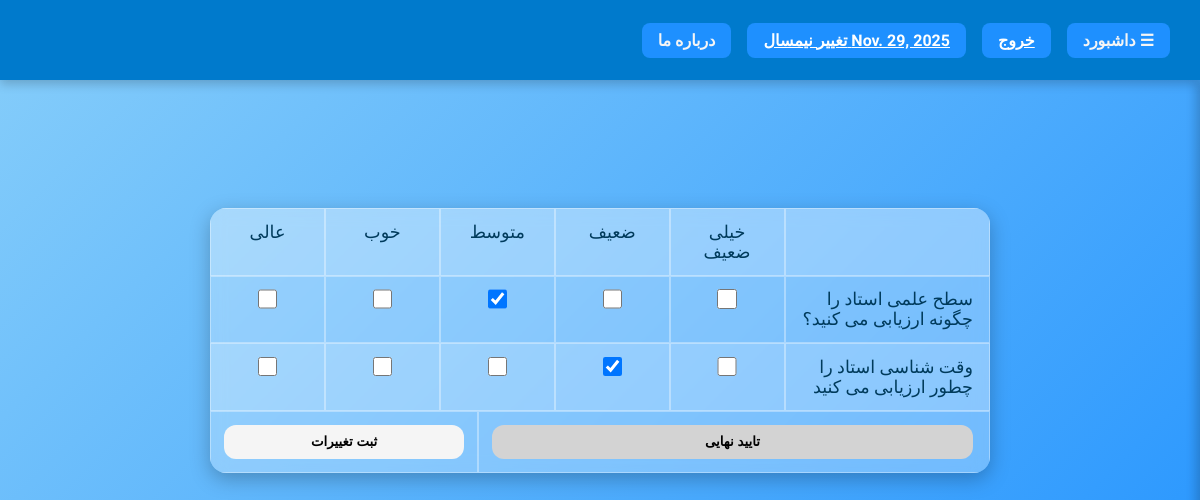
Page /review/review_teacher/2 (signed in) on the committed database.
### semester_module/models.py (models this page shows, shortened)
class Current_Semester(models.Model):
    semester=models.ForeignKey('Semester',on_delete=models.CASCADE,null=False,blank=False)

class Semester(models.Model):
    start_date=models.DateField(verbose_name='زمان شروع ترم')
    end_date=models.DateField(verbose_name='زمان پایان ترم')
    sem_types=(('تابستان','تابستان'),('عادی','عادی'))
    semester_type=models.CharField(max_length=30,choices=sem_types,default='عادی',verbose_name='نوع ترم')
    status_choices=(('شروع نشده','شروع نشده'),('انتخاب واحد','انتخاب واحد'),('جاری','جاری'),('امتحان','امتحان'),('بسته','بسته'))
    semester_status=models.CharField(verbose_name='وضعیت ترم',choices=status_choices,max_length=40,default='شروع نشده')

### review_module/models.py (models this page shows, shortened)
class Reviews(models.Model):
    question=models.ForeignKey(Review_Question,on_delete=models.CASCADE,null=False,blank=False,verbose_name='سوال')
    review_choices=(('عالی','عالی'),('خوب','خوب'),('متوسط','متوسط'),('ضعیف','ضعیف'),('خیلی ضعیف','خیلی ضعیف'))
    review=models.CharField(max_length=20,choices=review_choices,verbose_name='نظر کاربر',default='متوسط')
    session=models.ForeignKey(Review_Session,on_delete=models.CASCADE,null=False,blank=False,related_name='reviews',db_index=True)

class Review_Question(models.Model):
    q_text=models.TextField(verbose_name='متن سوال',null=False,blank=False)

### review_module/views.py (the view)
# urls.py: path('review_teacher/<teacher_id>',Load_Review.as_view(),name='load_review'),
class Load_Review(View):
    def get(self,request,teacher_id):
        try:
            sem = request.session.get('semester') or Current_Semester.objects.first().semester.id
            session,s=Review_Session.objects.get_or_create(student_id=request.user.id,teacher_id=teacher_id,session_closed=False,semester_id=sem)
            reviews=session.reviews.all()
            return render(request,'Review_Teachers.html',context={'reviews':reviews,'review_session_id':session.id})
        except IntegrityError as e:
            return render(request,'Dynamic_Message.html',context={'message':'مشکلی در پردازش درخواست شما به وجود آمد'+str(e)},status=409)
        except ValidationError as e:
            return render(request,'Dynamic_Message.html',context={'message':'مشکلی در پردازش درخواست شما به وجود آمد'+str(e)},status=409)
        except Exception as e:
            return render(request, 'Dynamic_Message.html',
                          context={'message': ' مشکلی در پردازش درخواست شما به وجود آمد!لطفا مجددا تلاش بفرمایید یا با پشتیبانی تماس بگیرید!'}, status=500)

### polls/templatetags/polls_extra.py (called while the page is built)
@register.filter
def get_current_semester(request):
    sem=request.session.get('semester')
    sem=Semester.objects.get(id=sem).start_date if sem!=None else Current_Semester.objects.first().semester.start_date
    return sem

@register.filter
def get_review_choices(a):
    return list([x[0] for x in Reviews.review_choices])

### review_module/templates/Review_Teachers.html (shortened to what this page needs)
{% extends 'Base_Layout.html' %}
{% load polls_extra %}
{% block main_content %}
<table id="review_table">
<tr>
    <td>عالی</td>
    <td>خوب</td>
    <td>متوسط</td>
    <td>ضعیف</td>
    <td>خیلی ضعیف</td>
    <td></td>
</tr>
{% with 0|get_review_choices as choices %}
{% for rev in reviews %}
<tr>
   {% for r in choices  %}
       <td class="review_choice">
       <input type="checkbox" {% if r == rev.review %} checked {% endif %} oninput="check(this)" data-review_id="{{ rev.id }}" data-value="{{ r }}">
       </td>
       {% endfor %}
    <td>{{ rev.question.q_text }}</td>
</tr>
{% endfor %}
{% endwith %}
<tr >
    <td><button style="width: 100%;height: 100%;background-color: whitesmoke" onclick="submit_changes()">ثبت تغییرات</button></td>
    <td><form action="{% url 'close_review_session' %}" method="post" ><button style="width: 100%;height: 100%;background-color: lightgray">تایید نهایی</button></form></td>
</tr>
</table>
{% endblock %}

### templates/Base_Layout.html (shortened to what this page needs)
{% load polls_extra %}
<!DOCTYPE html>
<html lang="fa">
<head>
</head>
<body>
<section id="head">
    <div class="rows">
        <div class="clickable" onclick="toggleSidebar()">☰ داشبورد</div>
        <div class="clickable"><a href="#" style="color:white">خروج</a></div>
        <div class="clickable">
            <a href="{% url 'change_semester' %}" style="color:white">
                {{ request|get_current_semester }} تغییر نیمسال
            </a>
        </div>
        <div class="clickable">درباره ما</div>
    </div>
</section>
<section id="main">
    {% block main_content %}
    {% endblock %}
</section>
</body>
</html>

### templates/Base_Layout.html (style rules this page uses)
* { margin:0; padding:0; box-sizing:border-box; }
body { font-family:'Vazirmatn', sans-serif; background: linear-gradient(135deg,#87cefa,#1e90ff); display:flex; flex-direction:column; min-height: 100vh; height: auto; direction: rtl; }
#head { position: fixed; top:0; left:0; width:100%; height:10vh; background-color:#007acc; color:white; display:flex; flex-direction:column; justify-content:center; align-items:center; box-shadow:0 4px 10px rgba(0,0,0,0.2); z-index:1000;color: whitesmoke; }
#head .rows { display:flex; flex-direction:row; align-items:center; width:95%; justify-content:flex-start; gap:1rem; color: whitesmoke; }
.clickable { background-color:#1e90ff; padding:0.5rem 1rem; border-radius:8px; cursor:pointer; transition:0.3s; text-decoration:none; color:whitesmoke; font-weight:bold; }
#main { margin-top:10vh; padding:2rem; transition: margin-right 0.3s; }

### review_module/templates/Review_Teachers.html (style rules this page uses)
#review_table { width: 65vw; margin: 12vh auto 5vh auto; border-collapse: collapse; border-radius: 16px; overflow: hidden; background: rgba(255,255,255,0.18); backdrop-filter: blur(8px); box-shadow: 0 6px 20px rgba(0,0,0,0.25); direction: rtl; text-align: center; font-family: 'Vazirmatn', sans-serif; }
#review_table tr { display: flex; flex-direction: row-reverse; }
#review_table td { flex: 1; padding: 0.8rem; font-size: 1.1rem; border: 1px solid rgba(255,255,255,0.35); color: #003b5c; background: rgba(255,255,255,0.15); }
#review_table tr:nth-child(odd) td { background-color: rgba(255,255,255,0.25); }
#review_table tr:nth-child(even) td { background-color: rgba(255,255,255,0.12); }
#review_table td:last-child { flex: 2; text-align: right; padding-right: 1rem; }
#review_table input[type="checkbox"] { width: 1.2rem; height: 1.2rem; cursor: pointer; }
#review_table button { width: 100%; padding: 0.6rem 0; border: none; border-radius: 12px; background: rgba(0,122,204,0.75); color: black; font-weight: bold; cursor: pointer; transition: 0.3s; }

### rows in the picture
Current_Semester: semester.start_date "Nov. 29, 2025"
Reviews: review "☑", question.q_text "سطح علمی استاد را چگونه ارزیابی می کنید؟"
Reviews: review "☑", question.q_text "وقت شناسی استاد را چطور ارزیابی می کنید"
